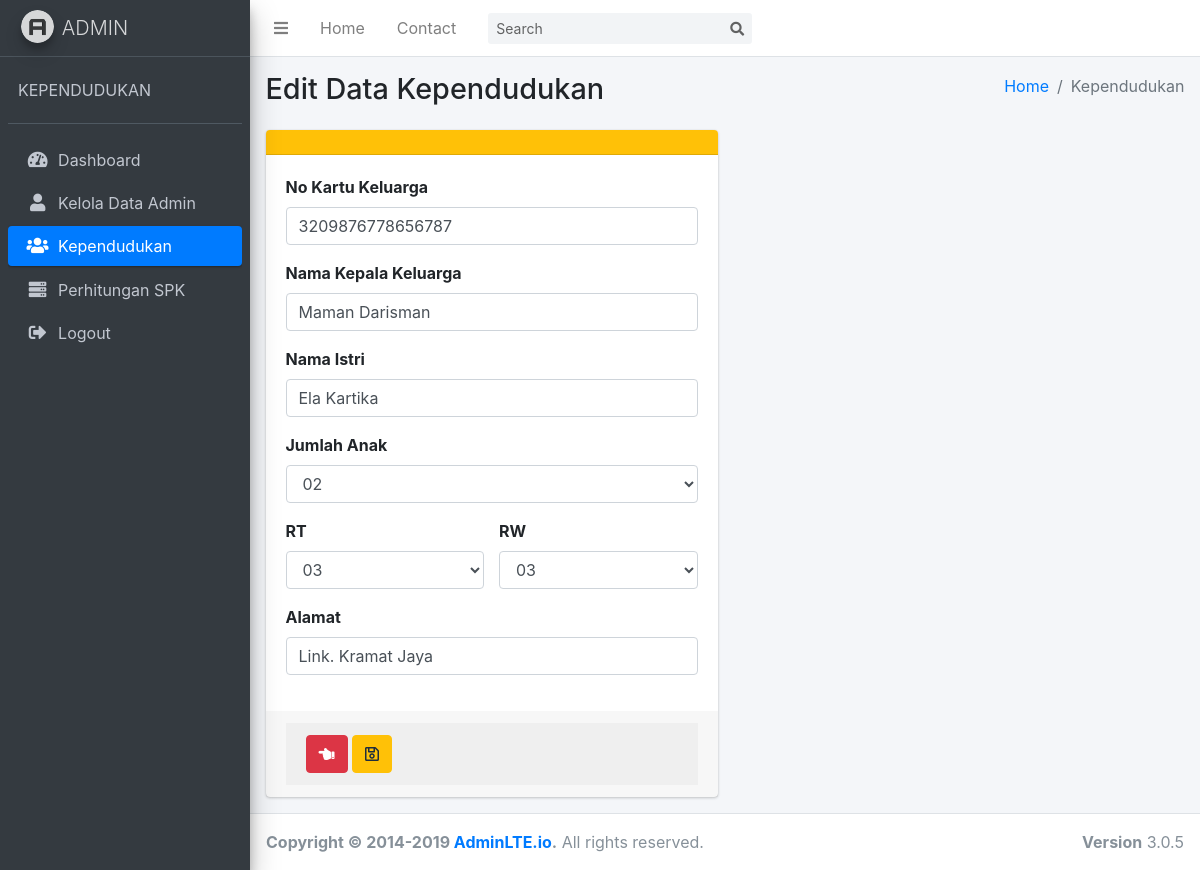
/cKependudukan/update/1, run on the app's committed database.
### tables this page shows
CREATE TABLE `kependudukan` (
  `id_penduduk` int(11) NOT NULL,
  `no_kk` varchar(125) NOT NULL,
  `nama_kk` varchar(125) NOT NULL,
  `nama_ibu` varchar(125) NOT NULL,
  `jumlah_anak` int(20) NOT NULL,
  `rt` varchar(10) NOT NULL,
  `rw` varchar(10) NOT NULL,
  `alamat` text NOT NULL
);

### application/controllers/cKependudukan.php (called while the page is built, shortened)
<?php
class cKependudukan extends CI_Controller
{
    public function __construct()
    {
        $this->load->model('mKependudukan');
    }
    public function update($id)
    {
        $this->form_validation->set_rules('no_kk', 'No Kartu Keluarga', 'required|min_length[16]|max_length[16]');
        $this->form_validation->set_rules('nama', 'Nama Kepala Keluarga', 'required');
        $this->form_validation->set_rules('nama_istri', 'Nama Istri', 'required');
        $this->form_validation->set_rules('jml', 'Jumlah Anak', 'required');
        $this->form_validation->set_rules('rt', 'RT', 'required');
        $this->form_validation->set_rules('rw', 'RW', 'required');
        $this->form_validation->set_rules('alamat', 'alamat', 'required');
        if ($this->form_validation->run() == FALSE) {
            $data = array(
                'penduduk' => $this->mKependudukan->edit($id)
            );
            $this->load->view('Layout/head');
            $this->load->view('Layout/sidebar');
            $this->load->view('Kependudukan/update', $data);
            $this->load->view('Layout/footer');
        }
    }
}

### index.php (called while the page is built, shortened)
<?php
require_once BASEPATH.'core/CodeIgniter.php';

### application/models/mKependudukan.php (called while the page is built, shortened)
<?php
class mKependudukan extends CI_Model
{
    public function edit($id)
    {
        $this->db->select('*');
        $this->db->from('kependudukan');
        $this->db->where('id_penduduk', $id);
        return $this->db->get()->row();
    }
}

### application/views/Kependudukan/update.php (the view, shortened to what this page needs)
<div class="content-wrapper">
    <section class="content-header">
        <div class="container-fluid">
            <div class="row mb-2">
                <div class="col-sm-6">
                    <h1>Edit Data Kependudukan</h1>
                </div>
                <div class="col-sm-6">
                    <ol class="breadcrumb float-sm-right">
                        <li class="breadcrumb-item"><a href="#">Home</a></li>
                        <li class="breadcrumb-item active">Kependudukan</li>
                    </ol>
                </div>
            </div>
        </div>
    </section>
    <section class="content">
        <div class="container-fluid">
            <div class="row">
                <div class="col-md-6">
                    <div class="card card-warning">
                        <div class="card-header">
                        </div>
                        <form role="form" action="<?= base_url('cKependudukan/update/' . $penduduk->id_penduduk) ?>" method="POST">
                            <div class="card-body">
                                <div class="form-group">
                                    <label for="exampleInputEmail1">No Kartu Keluarga</label>
                                    <input type="text" value="<?= $penduduk->no_kk ?>" name="no_kk" class="form-control" id="exampleInputEmail1" placeholder="Enter No KK">
                                </div>
                                <div class="form-group">
                                    <label for="exampleInputPassword1">Nama Kepala Keluarga</label>
                                    <input type="text" name="nama" value="<?= $penduduk->nama_kk ?>" class="form-control" id="exampleInputPassword1" placeholder="Enter Kepala Keluarga">
                                </div>
                                <div class="form-group">
                                    <label for="exampleInputPassword1">Nama Istri</label>
                                    <input type="text" name="nama_istri" value="<?= $penduduk->nama_ibu ?>" class="form-control" id="exampleInputPassword1" placeholder="Enter Istri">
                                </div>
                                <div class="form-group">
                                    <label for="exampleInputPassword1">Jumlah Anak</label>
                                    <select name="jml" class="form-control">
                                        <option value="2" <?php if ($penduduk->jumlah_anak == '2') {
                                                                echo 'selected';
                                                            } ?>>02</option>
                                    </select> <?= form_error('jml', '<small class="text-danger">', '</small>') ?>
                                </div>
                                <div class="row">
                                    <div class="col-lg-6">
                                        <div class="form-group">
                                            <label for="exampleInputPassword1">RT</label>
                                            <select name="rt" class="form-control">
                                                <option value="03" <?php if ($penduduk->rt == '03') {
                                                                        echo 'selected';
                                                                    } ?>>03</option>
                                            </select>
                                        </div>
                                    </div>
                                    <div class="col-lg-6">
                                        <div class="form-group">
                                            <label for="exampleInputPassword1">RW</label>
                                            <select name="rw" class="form-control">
                                                <option value="03" <?php if ($penduduk->rw == '03') {
                                                                        echo 'selected';
                                                                    } ?>>03</option>
                                            </select>
                                        </div>
                                    </div>
                                </div>
                                <div class="form-group">
                                    <label for="exampleInputPassword1">Alamat</label>
                                    <input type="text" value="<?= $penduduk->alamat ?>" name="alamat" class="form-control" id="exampleInputPassword1" placeholder="Enter Alamat">
                                </div>
                            </div>
                            <div class="card-footer">
                                <div class="card-footer">
                                    <a href="<?= base_url('cKependudukan') ?>" class="btn btn-danger"><i class="fas fa-hand-point-left"></i></a>
                                    <button type="submit" class="btn btn-warning"><i class="far fa-save"></i></button>
                                </div>
                            </div>
                        </form>
                    </div>
                </div>
            </div>
        </div>
    </section>
</div>

### data on the page
kependudukan: no_kk "3209876778656787", nama "Maman Darisman", nama_istri "Ela Kartika", jml "02", rt "03", rw "03", alamat "Link. Kramat Jaya"
